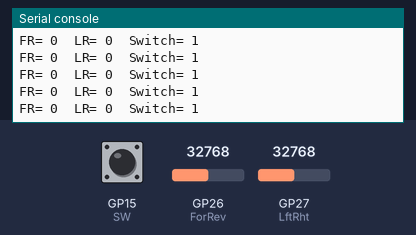
A program run on a simulated Raspberry Pi Pico running MicroPython. Parts: the last lines printed to the serial console. The inputs (shaded band) are chosen by the test bench; at power-on: GP26 (ForRev) = 32768, GP27 (LftRht) = 32768, GP15 (SW) HIGH (analog values on the 0–65535 scale).

Above: at 1.2 s.
1.3 s: GP26 (ForRev) set to 45874
At 1.31 s:
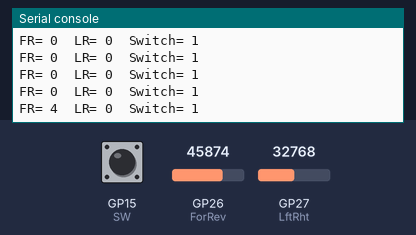
2.8 s: GP27 (LftRht) set to 45874
At 2.82 s:
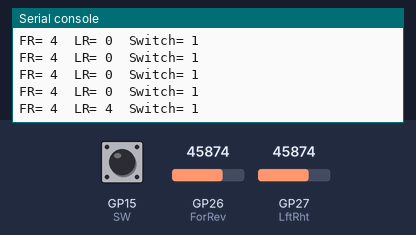
4.3 s: GP15 (SW) pulled LOW for 0.15 s
At 4.33 s:
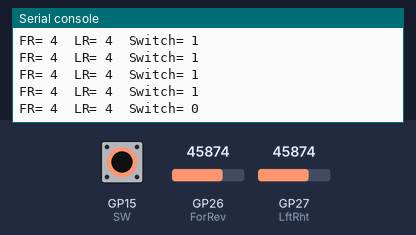
5.9 s: GP26 (ForRev) set to 57670
At 5.93 s:
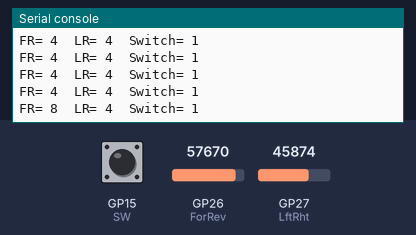
7.4 s: GP15 (SW) pulled LOW for 1 s
At 7.44 s:
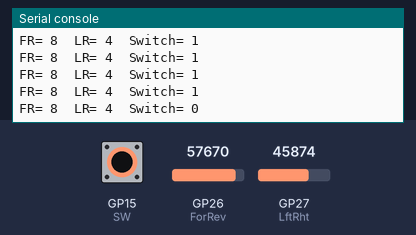
9.9 s: GP27 (LftRht) set to 57670
At 9.95 s:
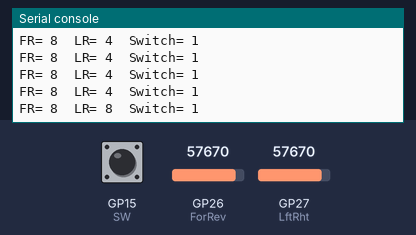
Timing chart, 0 to 12.4 s (numbered marks = the images above; inputs shaded):
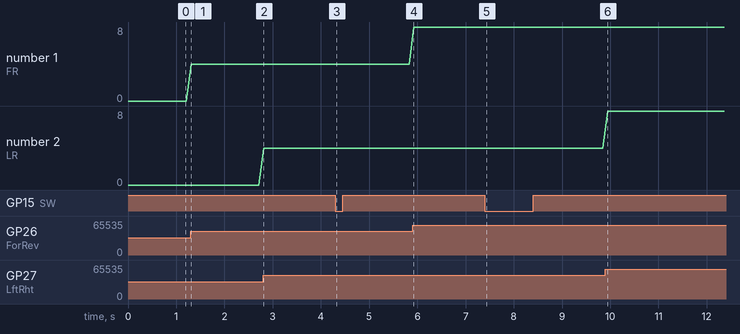

The program:

2_Axis_Analog_Joystick.py
```python
''' Demo program to read a 2 axis analog joystick, then break the readings down into -Range and +range
    with range being any amount such as -10 to +10 or -100 to +100 etc.

    Adafruit part number 512 is the unit used in this video

    The Pots are configured as voltage dividers, and return a voltage value between 0 and 3.3 volts to the PICO.
    The PICO has a 16 bit resolution, so that 0 to 3.3V is represented as 0 to 65535 from reading the analog value.
    Mechanically, the center position of the joystick would return a value of about 32500.
    Using a value of 32500 in your code can be difficult to understand in code and use, therefore, we convert it as such.
    A value of zero, would be the stick in center position
    A value of POSTIVE 10 would be the stick all the way in one direction.
    A value of NEGATIVE 10 would be the stick all the way in the other direction.
    -10 ~ 0 ~ +10

    With many cheap analog joysticks available, be sure to check them for full range
    of 0 to 10k ohms during stick movement from min to max
'''
import machine
import utime

#Configure hardware
ForRev = machine.ADC(0)  #setup analog reading on ADC
LftRht = machine.ADC(1)  #setup analog reading on ADC
SW = machine.Pin(15,machine.Pin.IN,machine.Pin.PULL_UP) #the switch reading will be inverse logic

def Convert_Raw(Reading,Center_Val):
    #This function will return a range of values from -10 to 10 or any range of values such as -100 to 100
    #The center value must be passed into this function for "centering" calculations
    #The Center_Val is used to calculate -10 units and +10 units from that value
    #There will be a dead zone that will range from -DeadBand to + DeadBand from Center_Val
    DeadBand = 1200  #this is a good starting value for the deadband, adjust to get a zero reading with stick in middle.
    if (Reading <(Center_Val - DeadBand)) or (Reading >(Center_Val + DeadBand)): #Lower or higher than DeadBand
        Top = 65535     #Theoretical Max analog value - often is very close to this value
        Bot = 0         #Theoretical min analog value - often is a few hundred higher
        #Break the 16 bit value down in minus values and plus values with zero in the middle
        Delta = Center_Val + DeadBand
        Shifted_Reading = Reading - Delta
        Shifted_Max     = Top - Delta
        Index           = Shifted_Reading / Shifted_Max
        Reduced_Range = 10  #this sets the minus to plus range of values returned
        return round(Index * Reduced_Range)
    else:
        zero = 0
        return(0)

Text = ""
while True:
    #Read the analog pin values from the joysticks
    ForRev_Val = ForRev.read_u16()
    LftRht_Val = LftRht.read_u16()
    #Read the push button switch values
    S_V = SW.value()
    #Break down analog values into more useful values
    FR = Convert_Raw(ForRev_Val,31500)
    LR = Convert_Raw(LftRht_Val,31000)

    print("FR=",FR, " LR=",LR, " Switch=",S_V)

    utime.sleep(.1)
```

Measured:
- after the input at 1.3 s, the serial console: prints a new line at once (image 1)
- after the input at 2.8 s, the serial console: prints a new line at once (image 2)
- after the input at 4.3 s, the serial console: prints a new line at once (image 3)
- after the input at 5.9 s, the serial console: prints a new line at once (image 4)
- after the input at 7.4 s, the serial console: prints a new line at once (image 5)
- after the input at 9.9 s, the serial console: prints a new line after 0.05 s (image 6)
- plotted number 1: 0 → 4 after the input at 1.3 s, 4 → 8 after the input at 5.9 s
